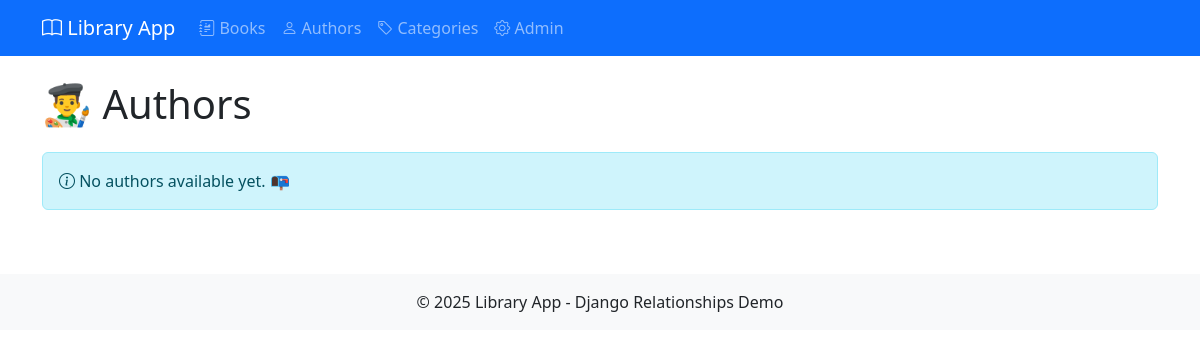
Before: /authors/ with the older database file.
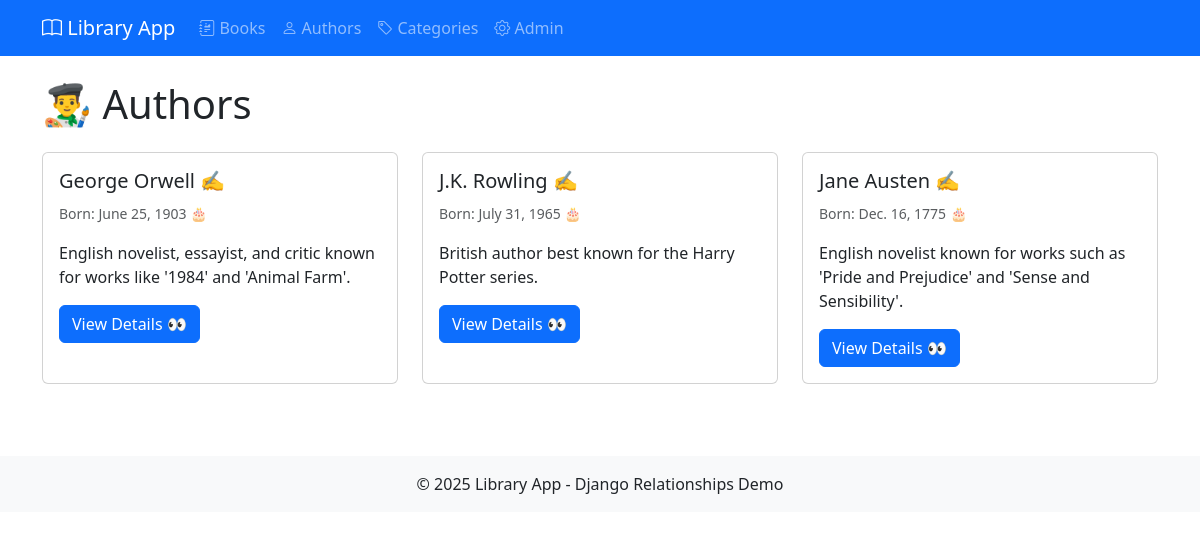
After: the same page with the newer database file.
### library/models.py (models this page shows, shortened)
class Author(models.Model):
    name = models.CharField(max_length=100)
    birth_date = models.DateField(null=True, blank=True)
    biography = models.TextField(blank=True)

### library/views.py (the view)
# urls.py: path('authors/', views.author_list, name='author_list'),  # 👨‍🎨 Authors list
def author_list(request):
    authors = Author.objects.all().order_by('name')
    return render(request, 'library/author_list.html', {'authors': authors})

### library/templates/library/author_list.html (shortened to what this page needs)
{% extends 'base.html' %}
{% block content %}
<h1 class="mb-4">👨‍🎨 Authors</h1>
<div class="row">
    {% for author in authors %}
        <div class="col-md-4 mb-4">
            <div class="card h-100">
                <div class="card-body">
                    <h5 class="card-title">{{ author.name }} ✍️</h5>
                    {% if author.birth_date %}
                        <p class="card-text"><small class="text-muted">Born: {{ author.birth_date }} 🎂</small></p>
                    {% endif %}
                    <p class="card-text">{{ author.biography|truncatechars:100 }}</p>
                    <a href="{% url 'author_detail' author.id %}" class="btn btn-primary">View Details 👀</a>
                </div>
            </div>
        </div>
    {% empty %}
        <div class="col-12">
            <div class="alert alert-info">
                <i class="bi bi-info-circle"></i> No authors available yet. 📭
            </div>
        </div>
    {% endfor %}
</div>
{% endblock %}

Changed rows visible on the page:
added Author: name "George Orwell", birth_date "June 25, 1903", biography "English novelist, essayist, and critic known for works like '1984' and 'Animal Farm'."
added Author: name "J.K. Rowling", birth_date "July 31, 1965", biography "British author best known for the Harry Potter series."
added Author: name "Jane Austen", birth_date "Dec. 16, 1775", biography "English novelist known for works such as 'Pride and Prejudice' and 'Sense and Sensibility'."
Other visible differences:
text no longer shown: "No authors available yet. 📭"
